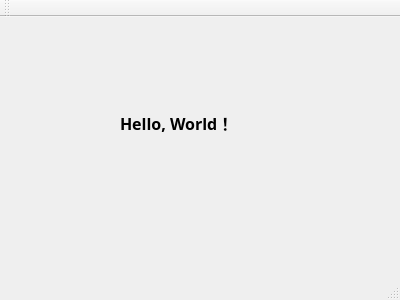
<?xml version="1.0" encoding="UTF-8"?>
<ui version="4.0">
 <class>MainWindow</class>
 <widget class="QMainWindow" name="MainWindow">
  <property name="geometry">
   <rect>
    <x>0</x>
    <y>0</y>
    <width>400</width>
    <height>300</height>
   </rect>
  </property>
  <property name="windowTitle">
   <string>MainWindow</string>
  </property>
  <widget class="QWidget" name="centralWidget">
   <widget class="QLabel" name="label">
    <property name="geometry">
     <rect>
      <x>120</x>
      <y>70</y>
      <width>111</width>
      <height>71</height>
     </rect>
    </property>
    <property name="font">
     <font>
      <family>Bahnschrift</family>
      <pointsize>12</pointsize>
      <weight>75</weight>
      <bold>true</bold>
     </font>
    </property>
    <property name="text">
     <string>Hello, World！</string>
    </property>
   </widget>
  </widget>
  <widget class="QMenuBar" name="menuBar">
   <property name="geometry">
    <rect>
     <x>0</x>
     <y>0</y>
     <width>400</width>
     <height>23</height>
    </rect>
   </property>
  </widget>
  <widget class="QToolBar" name="mainToolBar">
   <attribute name="toolBarArea">
    <enum>TopToolBarArea</enum>
   </attribute>
   <attribute name="toolBarBreak">
    <bool>false</bool>
   </attribute>
  </widget>
  <widget class="QStatusBar" name="statusBar"/>
 </widget>
 <layoutdefault spacing="6" margin="11"/>
 <resources/>
 <connections/>
</ui>
